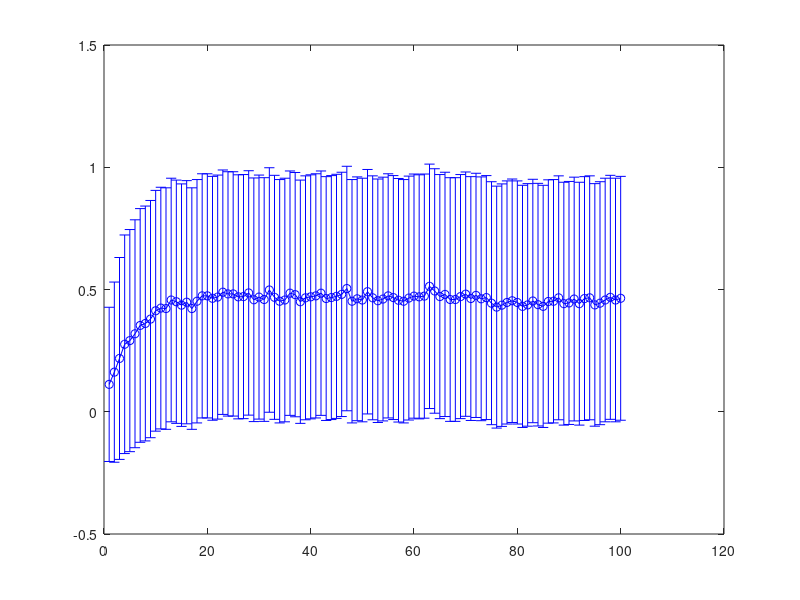

Reproduce this figure in MATLAB.
clc
clear all;
load testIncS.mat



for i = 100
    
    %rewI = rewLO30H{i};
    rewN = rewNorm30H{i};
    %rewRo = rewRotate30H{i};
    %rewRa = rewRandom30H{i};
    
    %mI = mean(rewI,1);
    %sI = std(rewI,1);
    
    mN = mean(rewN,1)
    sN = std(rewN,1)

    %mRo = mean(rewRo,1)
    %sRo = std(rewRo,1)
    
    %mRa = mean(rewRa,1)
    %sRa = std(rewRa,1)
    figure;
    errorbar(mN,sN,'bo-');
    %hold on
    %errorbar(mI,sI,'ro-');
    %errorbar(mRo,sRo,'go-');
    %errorbar(mRa,sRa,'co-');
    
    %pause
end
    